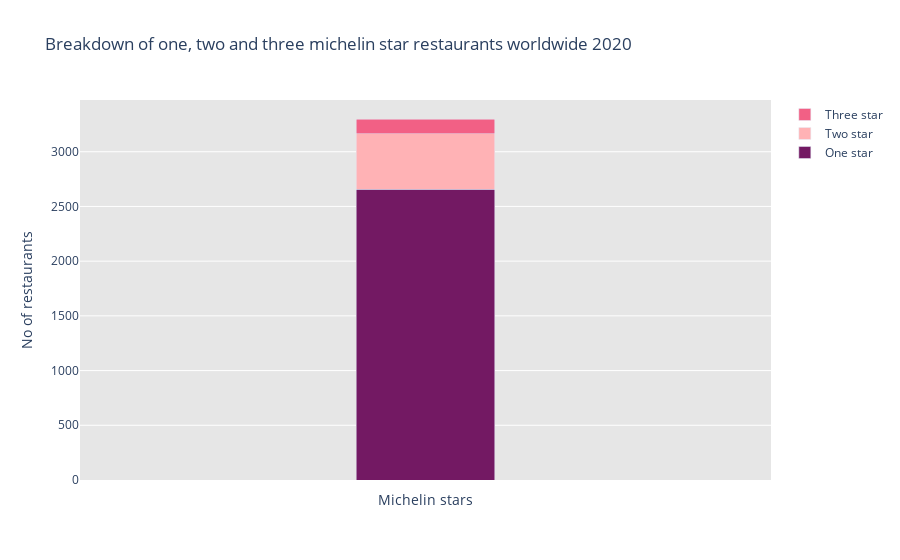

The notebook cell this image was saved under:
### Code cell
one_star_mich = 2657
two_star_mich = 507
three_star_mich = 135

trace20= go.Bar(name='One star',  y=[one_star_mich], marker = dict(color = 'rgb(115,25,99)'))
trace21= go.Bar(name='Two star',  y= [two_star_mich],  marker = dict(color = 'rgb(255,178,181)'))
trace22= go.Bar(name='Three star',  y=[three_star_mich], marker = dict(color = 'rgb(242,96,133)'))
 
layout = go.Layout(barmode = "stack",# Change the bar mode
          title='Breakdown of one, two and three michelin star restaurants worldwide 2020',
          xaxis= dict(title= 'Michelin stars',ticklen= 5,zeroline= False, showticklabels=False), 
          yaxis= dict(title= 'No of restaurants',ticklen= 5,zeroline= False),
          plot_bgcolor = 'rgb(230,230,230)', 
          bargap = 0.8,
          showlegend=True)

data = [trace20, trace21, trace22]  

fig = go.Figure(data = data,layout = layout) #Create figure

fig.write_image("images/fig14.png", width=800, height=400, scale=2)

fig.show()

### Figure 1 — Plotly figure (JSON) as saved in the notebook; plotly's stock layout.template omitted (floating-point values rounded to 4 significant figures)
{"data": [{"marker": {"color": "rgb(115,25,99)"}, "name": "One star", "type": "bar", "y": [2657]}, {"marker": {"color": "rgb(255,178,181)"}, "name": "Two star", "type": "bar", "y": [507]}, {"marker": {"color": "rgb(242,96,133)"}, "name": "Three star", "type": "bar", "y": [135]}], "layout": {"bargap": 0.8, "barmode": "stack", "plot_bgcolor": "rgb(230,230,230)", "showlegend": true, "title": {"text": "Breakdown of one, two and three michelin star restaurants worldwide 2020"}, "xaxis": {"showticklabels": false, "ticklen": 5, "title": {"text": "Michelin stars"}, "zeroline": false}, "yaxis": {"ticklen": 5, "title": {"text": "No of restaurants"}, "zeroline": false}}}
